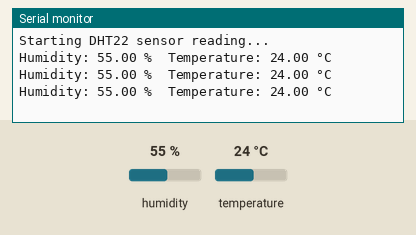
Recording of a sketch running on a simulated Arduino Uno, built with avr-gcc and run on an emulated ATmega328P. Shown: the last lines printed to the serial monitor. The inputs (shaded band) are chosen by the test bench; at power-on: humidity 55 %, temperature 24 °C.

Above: at 2.8 s.
2.9 s: humidity set to 22 %
At 4.8 s:
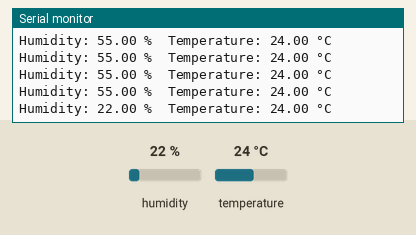
5.6 s: temperature set to 12 °C
At 6.7 s:
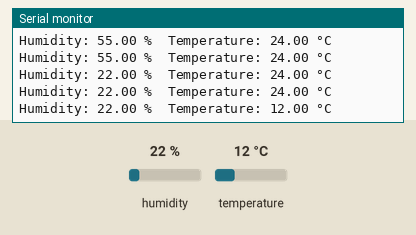
8.3 s: humidity set to 40 %
At 9.9 s:
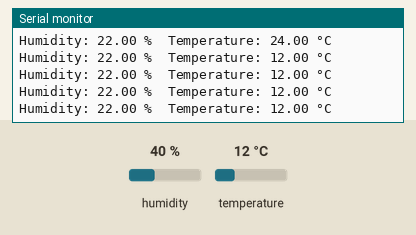
Timing chart, 0 to 11.4 s (numbered marks = the images above; inputs shaded):
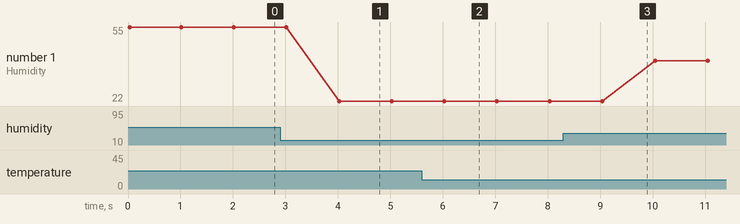

Measured:
- after the input at 2.9 s, the serial monitor: prints a new line after 1.1 s (image 1)
- after the input at 5.6 s, the serial monitor: prints a new line after 0.43 s (image 2)
- plotted number 1: 22 → 40 after the input at 8.3 s

The sketch:

led_blink.ino
```cpp
#include <DHT.h>

#define DHTPIN 13      // GPIO pin connected to the DHT22 sensor
#define DHTTYPE DHT22  // Define the type of DHT sensor

DHT dht(DHTPIN, DHTTYPE);

void setup() {
  Serial.begin(9600);
  while (!Serial);  // Wait for serial connection (for some boards)

  dht.begin();
  Serial.println("Starting DHT22 sensor reading...");
}

void loop() {
  float humidity = dht.readHumidity();
  float temperature = dht.readTemperature();

  if (isnan(humidity) || isnan(temperature)) {
    Serial.println("Failed to read from DHT22 sensor");
  } else {
    Serial.print("Humidity: ");
    Serial.print(humidity);
    Serial.print(" %\t");
    Serial.print("Temperature: ");
    Serial.print(temperature);
    Serial.println(" °C");
  }

  delay(1000);  // Read every 1 second
}
```
